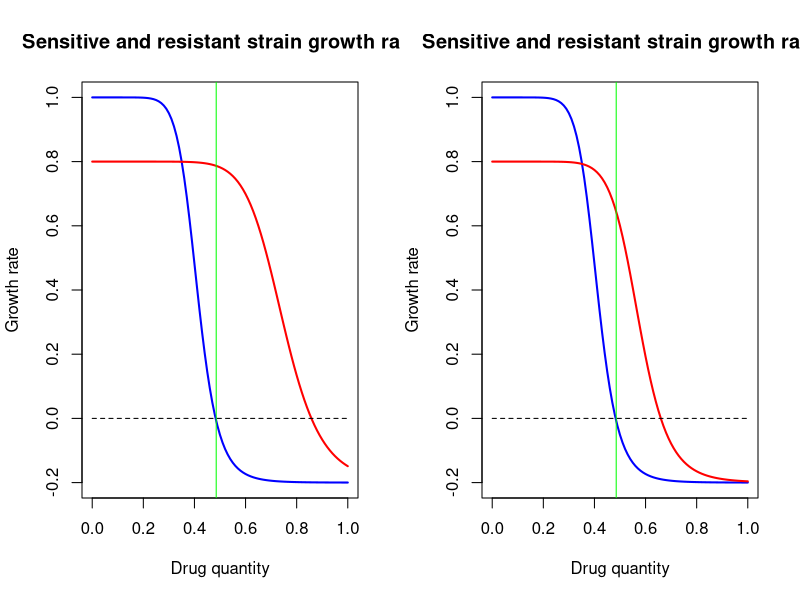
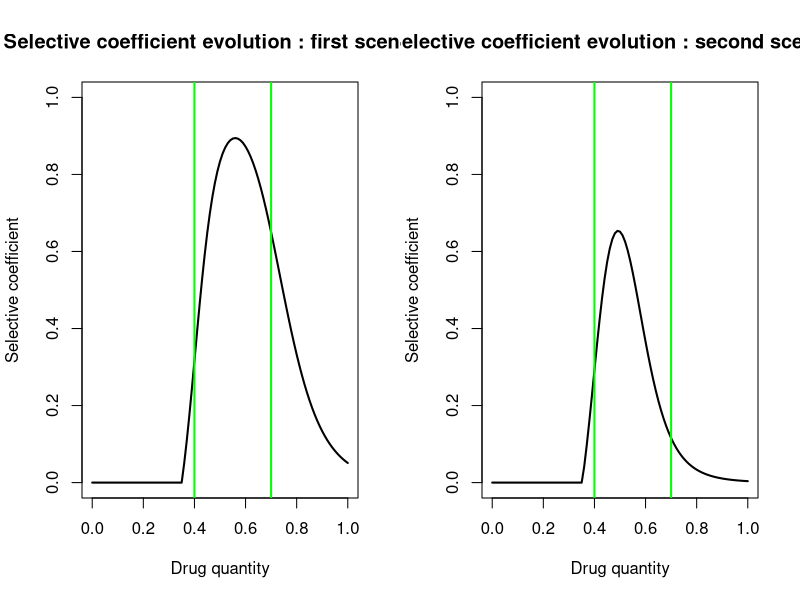
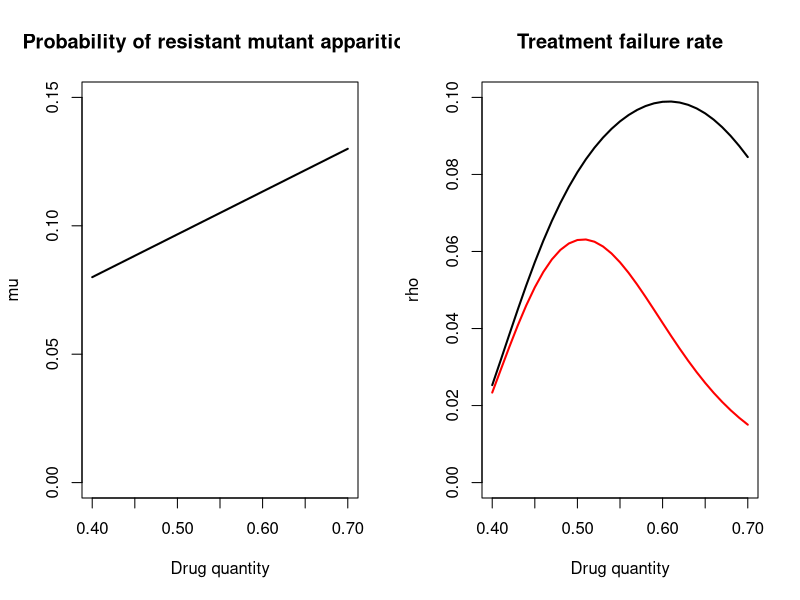
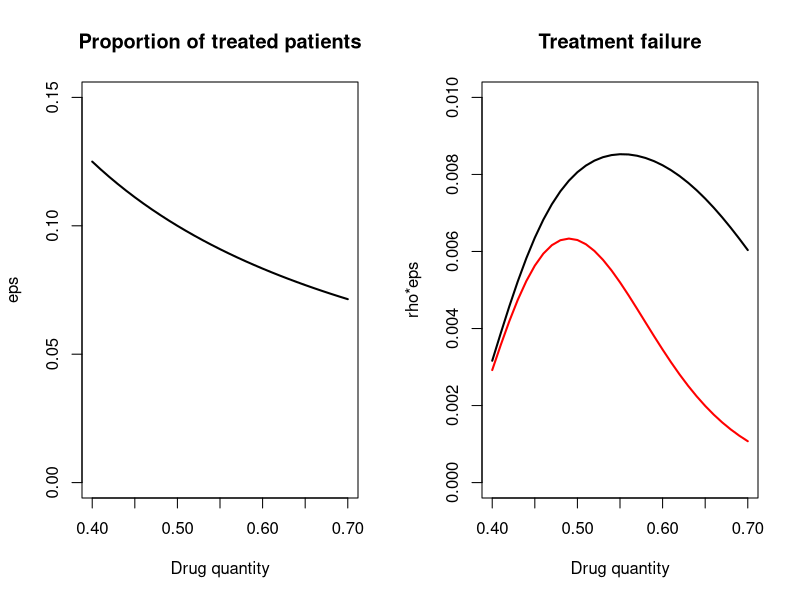
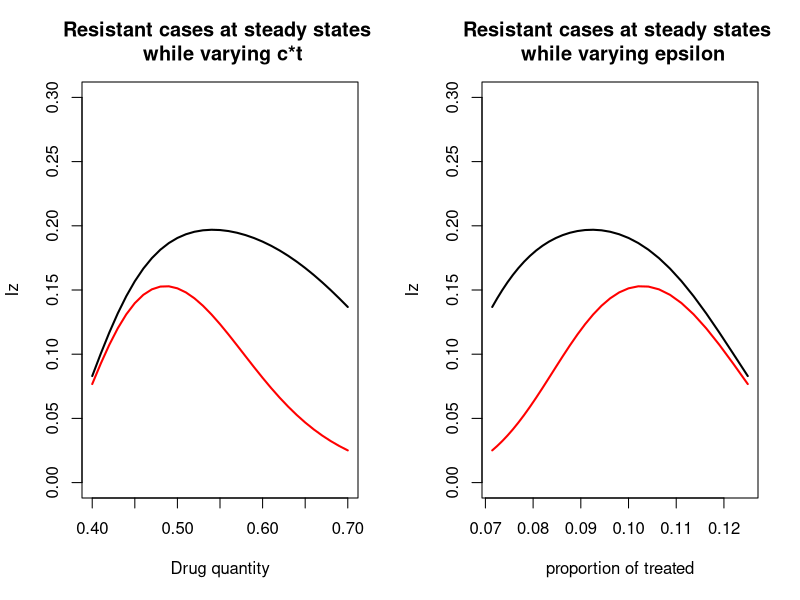
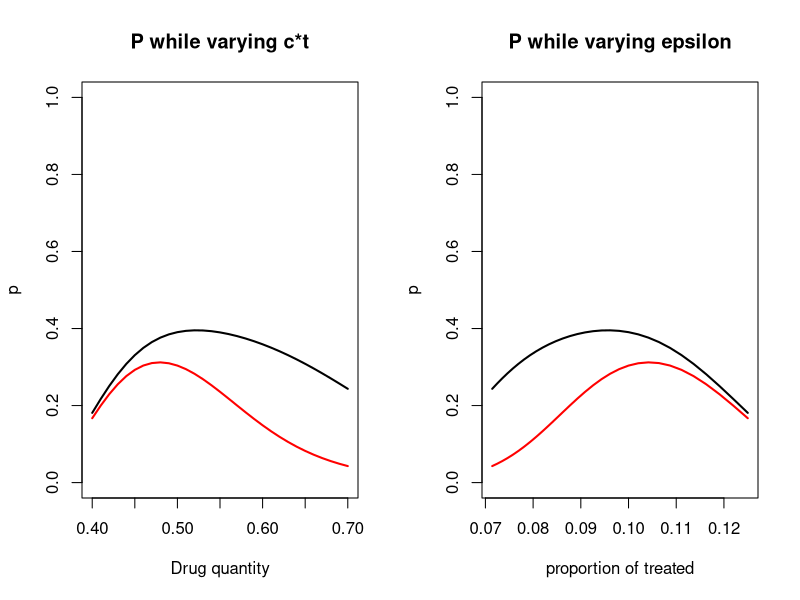
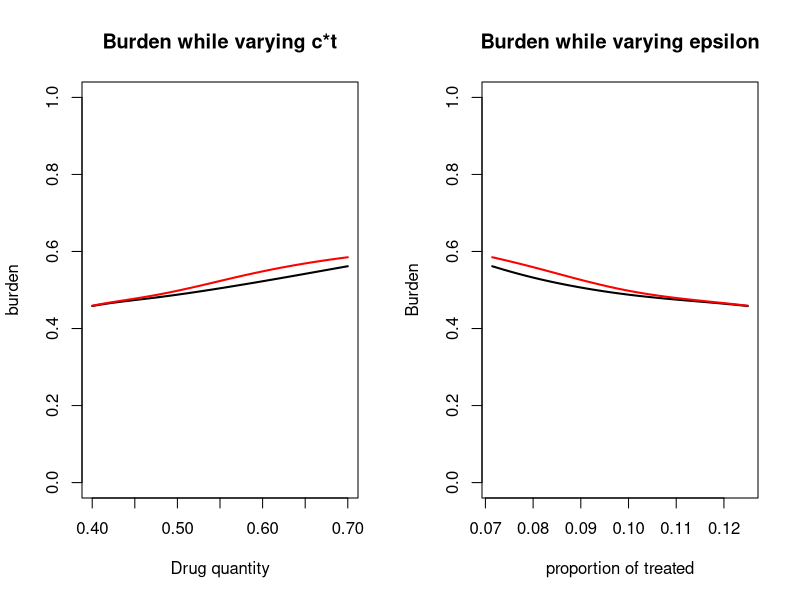
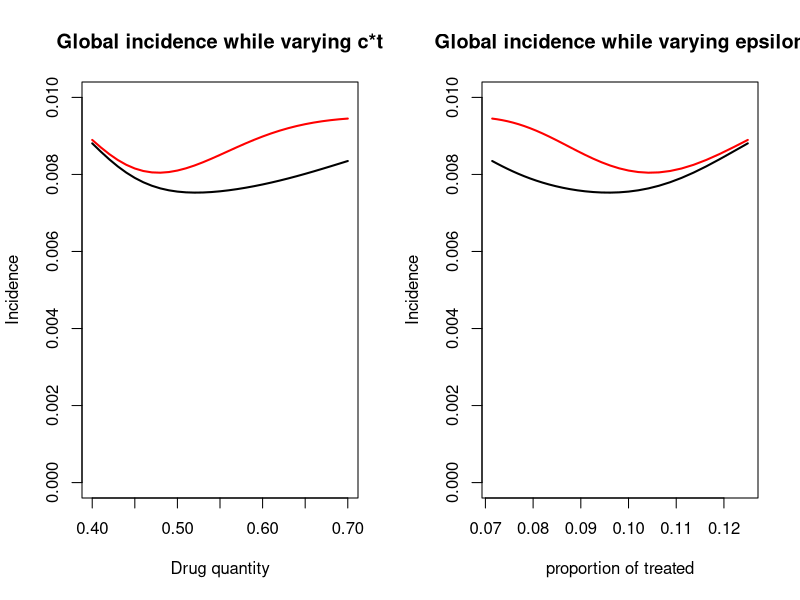

The R script that drew these images, in order:
## ---- chunk 1
library(plyr)

#per capita maximum growth rate of sensitive bact
max_sens_gr <- 1 

#per capita maximum growth rate of resistant bact
max_res_gr <- 0.8
max_res_gr2 <- 0.8
#per capita minimum growth rate of sensitive bact
min_sens_gr <- -0.2

#per capita minimum growth rate of res bact
min_res_gr <- -0.2
min_res_gr2 <- -0.2
#minimum inhibitory concentration of sen bact

mic_sens <- 0.35
#minimum inhibitory concentration of res bact

mic_res <- 0.65
mic_res2 <- 0.5
#slope for sens bact
kappa_sens <- 10

#slope for res bact  

kappa_res <- 10
kappa_res2 <- 10

param_sens <- c(max_sens_gr, min_sens_gr, mic_sens, kappa_sens)

param_res <- c(max_res_gr, min_res_gr, mic_res, kappa_res)
param_res2 <- c(max_res_gr2, min_res_gr2, mic_res2, kappa_res2)

#mutant emergence probability : we consider that if the amount of applied atb increases, the probability of resistant mutant apparition increases linearly
max_mu <- 0.13
min_mu <- 0.08
max_dot <- 10
min_dot <- 1

#range of intervention - cl=lowest clinically effective dose, cu maximum tolerable dose (toxicity)
cl=0.40
cu=0.70
n_values=(cu-cl)*100+1

drug_quantities <- seq(cl, cu, length.out = n_values )

AMU = 0.05

prop_treated <- AMU/drug_quantities


#selection of corresponding borders in sel_coef vector

lowbound=cl*100+1
highbound=cu*100+1



x <- seq(0,1,by=0.01)
zoom <- 1
## ---- chunk 2



growth = function(x, maxv, minv, micv, slopev) {
  y <- maxv - ((maxv - minv)*(x/micv)^slopev)/((x/micv)^slopev - maxv/minv)
  return(y)
}

## ---- chunk 3


gr_sens <- lapply(x, growth, max_sens_gr, min_sens_gr, mic_sens, kappa_sens)

gr_res <- lapply(x, growth, max_res_gr, min_res_gr, mic_res, kappa_res)

gr_res2 <- lapply(x, growth, max_res_gr2, min_res_gr2, mic_res2, kappa_res2)

MIC <- sum(gr_sens>0)/length(gr_sens)
MICres <- sum(gr_res>0)/length(gr_res)
MICres2 <- sum(gr_res2>0)/length(gr_res2)
## ---- chunk 4
par(mfrow=c(1,2))

plot(x, gr_sens, main="Sensitive and resistant strain growth rate", xlab="Drug quantity", ylab="Growth rate", ylim=c(-0.2,1), lwd=2, type="l", col='blue')

lines(x, gr_res, type='l', col='red', lwd=2)

lines(x, rep(0, length(x)), type='l', col='black', lwd=1, lty=2)
abline(v=MIC, col='green')


plot(x, gr_sens, main="Sensitive and resistant strain growth rate", xlab="Drug quantity", ylab="Growth rate", ylim=c(-0.2,1), lwd=2, type="l", col='blue')

lines(x, gr_res2, type='l', col='red', lwd=2)

lines(x, rep(0, length(x)), type='l', col='black', lwd=1, lty=2)
abline(v=MIC, col='green')

## ---- chunk 5
gr_sens <- unlist(gr_sens)
gr_res <- unlist(gr_res)
gr_res2 <- unlist(gr_res2)

sel_coef <- gr_res - gr_sens
sel_coef2 <- gr_res2 - gr_sens

sel_coef[which(sel_coef<0)] <- 0
sel_coef2[which(sel_coef2<0)] <- 0


minSC <- sum(sel_coef==0)/length(sel_coef)

plot(x, sel_coef, main="Selective coefficient evolution : first scenario", xlab="Drug quantity", ylab="Selective coefficient", ylim=c(0,1), lwd=2, type="l", col='black')
abline(v=cl, col='green', lw=2)
abline(v=cu, col='green', lw=2)

plot(x, sel_coef2, main="Selective coefficient evolution : second scenario", xlab="Drug quantity", ylab="Selective coefficient", ylim=c(0,1), lwd=2, type="l", col='black')
abline(v=cl, col='green', lw=2)
abline(v=cu, col='green', lw=2)
## ---- chunk 6
mu_prob <- seq(min_mu, max_mu, length.out = n_values)
doses <- seq(cl, cu, length.out = n_values)

plot(doses, mu_prob, main="Probability of resistant mutant apparition", xlab="Drug quantity", ylab="mu", ylim=c(0,0.15), lwd=2, type="l", col='black')

## ---- chunk 7
sel_sel_coef <- sel_coef[lowbound:highbound]
sel_sel_coef2 <- sel_coef2[lowbound:highbound]

rho1 <- sel_sel_coef*mu_prob
rho2 <- sel_sel_coef2*mu_prob

plot(doses, rho1, main="Treatment failure rate", xlab="Drug quantity", ylab="rho", lwd=2, type="l", col='black', ylim=c(0, 0.10))

lines(doses, rho2, type='l', col='red', lwd=2)

## ---- chunk 8

plot(doses, prop_treated, main="Proportion of treated patients", xlab="Drug quantity", ylab="eps", ylim=c(0,0.15), lwd=2, type="l", col='black')

## ---- chunk 9
treat_fail <- rho1*prop_treated
treat_fail2 <- rho2*prop_treated

plot(doses, treat_fail, main="Treatment failure", xlab="Drug quantity", ylab="rho*eps", lwd=2, type="l", col='black', ylim=c(0, 0.01))

lines(doses, treat_fail2, type='l', col='red', lwd=2)

## ---- chunk 10

library(deSolve)


options("scipen" = 10)

# initial state:
N <- 1
prop <- 0.01 #initial value of Iw and Iz

# time:
a <- 4000 #time span
m <- 1 #time step

# parameters
pbeta_w <- 0.04 #transmission parameter of Iw
pbeta_z <- 0.015 #transmission parameter of Iz

pgammaa <- 0.01 #innate recovery rate
pgamma_tilt <- 0.1 #recovery rate of Iw when treated by antibiotics



## ---- chunk 11

varying_par <- cbind(prop_treated, rho1)
varying_par2 <- cbind(prop_treated, rho2)


parameters <- c(beta_w=pbeta_w, beta_z=pbeta_z, gamma=pgammaa, gamma_prim=pgamma_tilt, eps=0, rho=0)

state <- c(S=1-2*prop, Iw=prop, Iz=prop, new_Iz=0, new_Iw=0)

times=seq(0, a, by=m)

SIS=function(times, state, parameters){
  with(as.list(c(state,parameters)),
       {dS = - beta_w*Iw*S - beta_z*Iz*S + gamma*(1-eps)*Iw + gamma_prim*eps*Iw + gamma*Iz
        dIw = beta_w*Iw*S + (1-eps)*beta_w*Iw*Iz - eps*beta_z*Iz*Iw - rho*eps*Iw - gamma*(1-eps)*Iw - gamma_prim*eps*Iw
        dIz = beta_z*Iz*S + eps*beta_z*Iz*Iw + rho*eps*Iw - (1-eps)*beta_w*Iw*Iz - gamma*Iz
        dnewIw = beta_w*Iw*S
        dnewIz = beta_z*Iz*S
        list(c(dS, dIw, dIz, dnewIw, dnewIz))
       })
}

calc_fun = function(x) {
  parameters[5] <- x[1]
  parameters[6] <- x[2]
  out=as.data.frame(
  ode(y=state, times=times, func=SIS, parms=parameters))
  return(out)
}



## ---- chunk 12

out <- do.call(cbind, apply(varying_par, 1 , calc_fun))

out2 <- do.call(cbind, apply(varying_par2, 1 , calc_fun))

## ---- chunk 13

niz <- seq(4, ncol(out), by=6)
niw <- seq(3, ncol(out), by=6)
inciw <- seq(5, ncol(out), by=6)
inciz <- seq(6, ncol(out), by=6)

iz_steady <- out[nrow(out),niz]
iz_steady2 <- out2[nrow(out),niz]

iw_steady <- out[nrow(out),niw]
iw_steady2 <- out2[nrow(out),niw]

inciw_steady <- out[,inciw]
inciw_steady2 <- out2[,inciw]

inciz_steady <- out[,inciz]
inciz_steady2 <- out2[,inciz]

p <- iz_steady/(iz_steady+iw_steady)
p2 <- iz_steady2/(iz_steady2+iw_steady2)

burden <- iz_steady+iw_steady
burden2 <- iz_steady2+iw_steady2

## ---- chunk 14
incid = function(x, zoom) {
  der <- rep(0, length(x))
  for (i in 2:length(x)) {
    der[i] <- x[i]-x[i-1]
  }
  return(der)
}

NewIz <- apply(inciz_steady, 2, incid, zoom)
NewIz2 <- apply(inciz_steady2, 2, incid, zoom)

NewIw <- apply(inciw_steady, 2, incid, zoom)
NewIw2 <- apply(inciw_steady2, 2, incid, zoom)

newiz_ss <- NewIz[nrow(NewIz),]
newiz_ss2 <- NewIz2[nrow(NewIz2),]

newiw_ss <- NewIw[nrow(NewIw),]
newiw_ss2 <- NewIw2[nrow(NewIw2),]
## ---- chunk 15
plot(doses, iz_steady, main="Resistant cases at steady states \n while varying c*t", xlab="Drug quantity", ylab="Iz", ylim=c(0,0.30), lwd=2, type="l", col='black')

lines(doses, iz_steady2, type='l', col='red', lwd=2)


plot(prop_treated, iz_steady, main="Resistant cases at steady states \n while varying epsilon", xlab="proportion of treated", ylab="Iz", ylim=c(0,0.30), lwd=2, type="l", col='black')

lines(prop_treated, iz_steady2, type='l', col='red', lwd=2)

## ---- chunk 16
plot(doses, p, main="P while varying c*t", xlab="Drug quantity", ylab="p", ylim=c(0,1), lwd=2, type="l", col='black')

lines(doses, p2, type='l', col='red', lwd=2)


plot(prop_treated, p, main="P while varying epsilon", xlab="proportion of treated", ylab="p", ylim=c(0,1), lwd=2, type="l", col='black')

lines(prop_treated, p2, type='l', col='red', lwd=2)

## ---- chunk 17
plot(doses, burden, main="Burden while varying c*t", xlab="Drug quantity", ylab="burden", ylim=c(0,1), lwd=2, type="l", col='black')

lines(doses, burden2, type='l', col='red', lwd=2)


plot(prop_treated, burden, main="Burden while varying epsilon", xlab="proportion of treated", ylab="Burden", ylim=c(0,1), lwd=2, type="l", col='black')

lines(prop_treated, burden2, type='l', col='red', lwd=2)

## ---- chunk 18
newcase <- newiw_ss+newiz_ss
newcase2 <- newiw_ss2+newiz_ss2


plot(doses, newcase, main="Global incidence while varying c*t", xlab="Drug quantity", ylab="Incidence", ylim=c(0,0.01), lwd=2, type="l", col='black')

lines(doses, newcase2, type='l', col='red', lwd=2)


plot(prop_treated, newcase, main="Global incidence while varying epsilon", xlab="proportion of treated", ylab="Incidence", ylim=c(0,0.01), lwd=2, type="l", col='black')

lines(prop_treated, newcase2, type='l', col='red', lwd=2)
